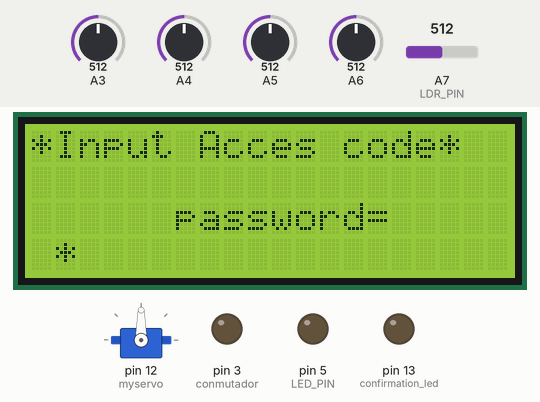
Recording of a sketch running on a simulated Arduino Nano, built with avr-gcc and run on an emulated ATmega328P. Shown: servo, 20×4 character LCD, output pins drawn as LEDs (lit = HIGH). The test bench sets the inputs (shaded band); at power-on: A6 = 512, A3 = 512, A4 = 512, A5 = 512, A7 (LDR_PIN) = 512.

Above: at 1.2 s.
1.3 s: A6 set to 209
At 2.6 s:
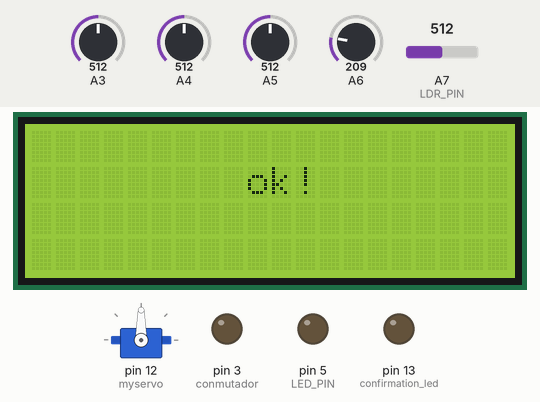
5.6 s: A6 set to 181
8.4 s: A6 set to 210
At 9.1 s:
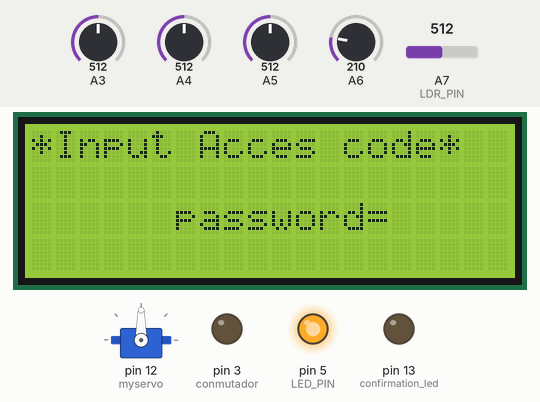
11.4 s: A3 set to 217
17.5 s: A3 set to 192
At 24.3 s:
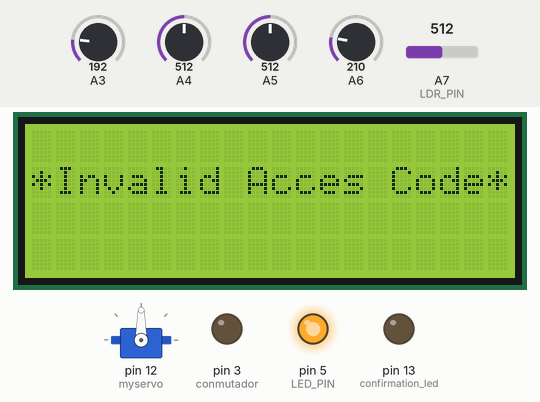
31.5 s: A4 set to 190
At 37.47 s:
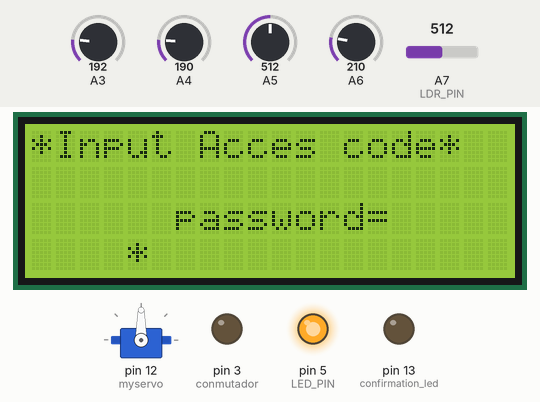
Timing chart, 0 to 39.0 s (numbered marks = the images above; inputs shaded):
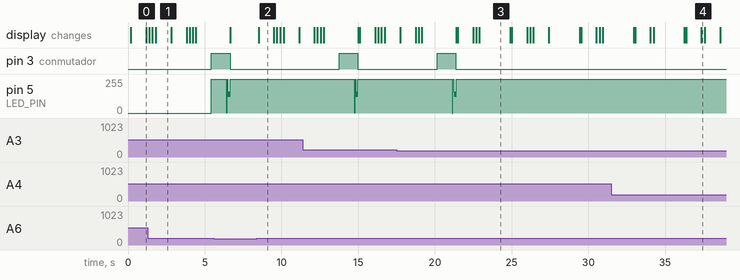

Measured:
- the behaviour switches between 200 and 199 on A3 (found by bisection; images 2 and 3)
- after the input at 8.4 s, the display: changes after 0.11 s (image 2)
- what the display in image 1 shows lasts 1.0 s, from 1.8 s to 2.8 s
- what the display in image 3 shows lasts 2.0 s, from 22.9 s to 24.9 s

The sketch:

Maestro_VLC_ID_V2.ino
```cpp
/////////////////////////////////////////////////////////////////////
//codigo para configurar dispositivos de acceso-maestro por VLC ID //
//informacion                                                      //
//fecha: 13/03/2023                                                //
//autores:                                                         //
//anderson felipe lujan tobon                                      //
//andres felipe isaza                                              //
/////////////////////////////////////////////////////////////////////


//definir pines de salida y variables del programa
#define LED_PIN 5
#define PERIOD 5
#define conmutador 3
#define LDR_PIN A7
#define THRESHOLD 150
#define confirmation_led 13
#define led_acceso 13
#include <LiquidCrystal.h>
#include <Servo.h>

Servo myservo;
bool previous_state,y;
bool current_state,u=false,pos=false,check=false;
const int rs = 2, en = 7, d4 = 8, d5 = 9, d6 = 10, d7 = 11;
int button_one,button_two,button_three,button_Mode,unidad,decena,centena,password=123,prev_pass=123,post_pass=0;
int i=0,n=0,j=0,k=0,z=0,contador,password2;
int string_length;
char* string = "%d";
char buffe[10]=" ";
int key[3]={1,2,3};
int key2[3]={};
int code[3]={};


LiquidCrystal lcd(rs, en, d4, d5, d6, d7);

void setup()
{
  myservo.attach(12);
  lcd.begin(20, 4);
  lcd.setCursor(0, 0);
  lcd.print(" <<VLC_ID_SISTEM>> ");
  lcd.setCursor(2, 3);
  lcd.print(">>Press Menu<<");
  pinMode(LED_PIN, OUTPUT);
  pinMode (conmutador,OUTPUT);
  pinMode (led_acceso,OUTPUT);
  pinMode(confirmation_led,OUTPUT);
  digitalWrite(conmutador,0);
  digitalWrite(confirmation_led,0);
}

void loop()
{
button_Mode=analogRead(A6);             //leer boton menu
if(button_Mode>=200){                   //si se presiona el boton menu, se ingresa al sistema para editar código de acceso
    z=true;
    delay(100);
  lcd.clear();
  lcd.setCursor(0, 0);
  lcd.print("*Input Acces code*");
  lcd.setCursor(6, 2);
  lcd.print("password=");
  delay(1000);
  y=true;                               //marca de entrada para ingresar clave
  while(y==true){
    button_one=analogRead(A3);
    button_two=analogRead(A4);
    button_three=analogRead(A5);
    button_Mode=analogRead(A6);
    if(button_one>=200){                   //primer digito
      key2[j]=1;
      j++;
      lcd.setCursor(j, 3);
      lcd.print("*");
      delay(200);
      }
    if(button_two>=200){                   //segundo digito
      key2[j]=2;
      j++;
      lcd.setCursor(j, 3);
      lcd.print("*");
      delay(200);
      }
    if(button_three>=200){                 //tercer digito
      key2[j]=3;
      j++;
      lcd.setCursor(j, 3);
      lcd.print("*");
      delay(200);
      }
    if(j>3){
      j=0;
      lcd.clear();
      lcd.setCursor(0, 0);
      lcd.print("*Input Acces code*");
      lcd.setCursor(6, 2);
      lcd.print("password=");
      delay(1000);
      }
    if(button_Mode>=200){                         //si presiona boton ok se sale de este modo, y verifica la clave
      y=false;                                    //marca de modo ingresar clave apagada
      k=0;
      while(k<3){
        if(key[k]==key2[k]){
          delay(10);
          k++;
        }
        else{
          lcd.clear();
          lcd.setCursor(0, 1);
          lcd.print("*Invalid Acces Code*");
          delay(2000);
          lcd.clear();
          lcd.setCursor(0, 0);
          lcd.print(" <<VLC_ID_SISTEM>>  ");
          lcd.setCursor(2, 3);
          lcd.print(">>Press Menu<<");
          k=4;
          z=false;
          }
      }
      if(k==3){
        lcd.clear();
        lcd.setCursor(9, 1);                        //coordenadas de la lcd (columnas, filas)
        lcd.print("ok!");
        delay(1000);
        z=true;
        k=0;
        j=0;
      }
    }
  }
}
if(z==true){
  lcd.clear();
  lcd.setCursor(0, 0);
  lcd.print("*Edit VLC_ID code*");
  lcd.setCursor(2, 2);
  lcd.print(">Input New<");
  delay(1000);
  y=true;                                  //marca de entrada para ingresar clave
  while(y==true){
    button_one=analogRead(A3);
    button_two=analogRead(A4);
    button_three=analogRead(A5);
    button_Mode=analogRead(A6);
   if(button_one>=200){                   //primer digito
      code[j]=1;
      j++;
      lcd.setCursor(j, 3);
      lcd.print("*");
      delay(200);
      }
    if(button_two>=200){                   //segundo digito
      code[j]=2;
      j++;
      lcd.setCursor(j, 3);
      lcd.print("*");
      delay(200);
      }
    if(button_three>=200){                 //tercer digito
      code[j]=3;
      j++;
      lcd.setCursor(j, 3);
      lcd.print("*");
      delay(200);
      }
    if(j>3){
      j=0;
      lcd.clear();
      lcd.setCursor(0, 0);
      lcd.print("*Edit VLC_ID code*");
      lcd.setCursor(2, 2);
      lcd.print(">Input New<");
      delay(1000);
      }
    if(button_Mode>=200){                         //si presiona boton ok se sale de este modo, y verifica la clave
      lcd.clear();
      lcd.setCursor(9, 1);                        //coordenadas de la lcd (columnas, filas)
      lcd.print("ok!");
      lcd.setCursor(5, 3);                        //coordenadas de la lcd (columnas, filas)
      lcd.print("sending...");
      delay(1000);
      y=false;                                    //marca de modo ingresar clave apagada
      k=0;
      u=true;
      z=false;
      j=0;
      password=(code[0]*100)+(code[1]*10)+(code[2]*1);
    }
  }
}

if(u==true){                               //si marca de ingreso a envio de nuevo setpoint
  digitalWrite(conmutador,1);               //activar modo escritura de datos
  digitalWrite(LED_PIN, HIGH);
  delay(1000);
  sprintf(buffe, string, password);
  string_length = strlen(buffe);
  if(string_length==3){                     //si la longitud del dato a enviar es de tres caracteres entonces enviar el string almacendao en buffe
    for(int i = 0; i < string_length; i ++){
      send_byte(buffe[i]);
      delay(10);
    }
  }
  send_byte(126);                           //enviar un '~' como byte de confirmacion de ultimo digito enviado
  digitalWrite(conmutador,0);               //cambia a modo lectura
  lcd.clear();
  lcd.setCursor(0, 0);
  lcd.print(" <<VLC_ID_SISTEM>>  ");
  lcd.setCursor(2, 3);
  lcd.print(">>Press Menu<<");
  u=false;                                  //marca de envio de datos se apaga
}

current_state = get_ldr();                 //actualizar entrada del primer byte
if(!current_state && previous_state){       //si hay byte diferente de 0 en el buffer de entrada entonces
  print_byte(get_byte());                    //leer siguiente byte
}
previous_state = current_state;            //actualizar estado de lectura de bytes.

}


//funcion para enviar lo datos en formato ascci
void send_byte(char my_bytetx){
  digitalWrite(LED_PIN, LOW);                             //led de envio de datos, se apaga (byte de inicio)
  delay(PERIOD);
  for(int i = 0; i < 8; i++)
  {
    digitalWrite(LED_PIN, (my_bytetx&(0x01 << i))!=0 );   //transmitir el dato bit a bit
    delay(PERIOD);
  }
  digitalWrite(LED_PIN, HIGH);
  delay(PERIOD);
}

//funcion para obtener un dato 1 o 0 a traves del led sensor
bool get_ldr(){
  int voltage = analogRead(LDR_PIN);
  return voltage > THRESHOLD ? true : false;               //si voltaje es mayor que la referencia
                                                           //regresa un 'true' sino un 'false'
}

//funcion para recibir un dato
char get_byte(){
  char ret = 0;
  delay(PERIOD*1.5);
  for(int i = 0; i < 8; i++)
  {
   ret = ret | get_ldr() << i;            //almacenar bit a bit en una variable char (8bits)
   delay(PERIOD);
   }
   contador++;
   delay(10);
   if(contador==1){                     //tomar primer valor de entrada en ascci y resta 48 para convertirlo a decimal se epmieza desde 2 porque el sistema envia un 0 siempre por defecto entonces el contador inicia
    unidad=ret;
   }
   if(contador==2){
    decena=ret;
   }
   if(contador==3){
    centena=ret;
    password2=((unidad-48)*100)+((decena-48)*10)+((centena-48)*1);  //unir los datos de entrada para convertirlos en un solo dato

   for(unidad=1;unidad<4;unidad++){
      for(decena=1;decena<4;decena++){
        for(centena=1;centena<4;centena++){
          post_pass=(unidad*100)+(decena*10)+(centena*1);
          if(post_pass==password2){
            check=true;
          }
        }
      }
    }
  contador=0;
  }
  return ret;                           //regresa el valor del char para imprimir "si es necesario para ver en consola"
  }

//funcion para imprimir valores en consola "si es necesario
void print_byte(char my_byterx){
  if(my_byterx=='~'){
    contador=0;
    previous_state=true;
    current_state=false;
    if(password2==password&&check==true){
    check=false;
    digitalWrite(led_acceso,HIGH);
    myservo.write(180);
    lcd.clear();
    lcd.setCursor(2, 0);
    lcd.print("***Opening***");
    lcd.setCursor(7, 2);
    lcd.print(">OK<");
    delay(1000);
    myservo.write(0);
    digitalWrite(led_acceso,LOW);
    lcd.clear();
    lcd.setCursor(0, 0);
    lcd.print("*Edit VLC_ID code*");
    lcd.setCursor(2, 2);
    lcd.print(">Input New<");
      delay(10);
    password2=0;
  }
}
}
```
